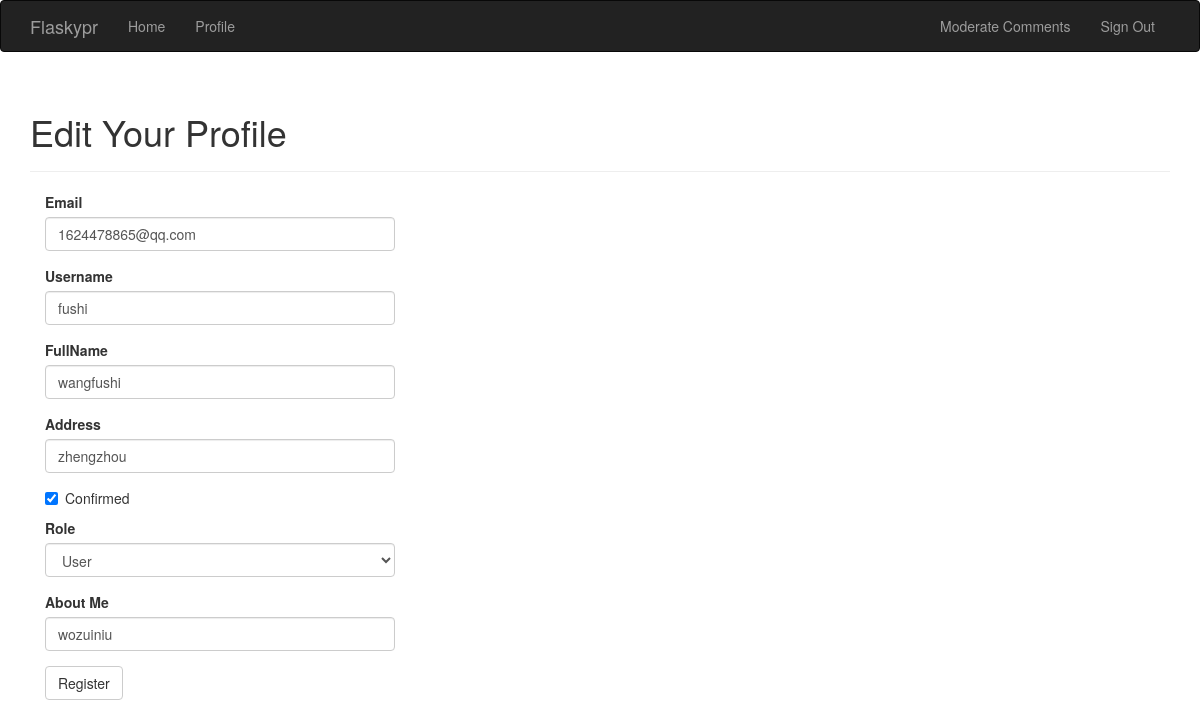
/edit-profile/1 (signed in), run on an earlier commit of the app's database.
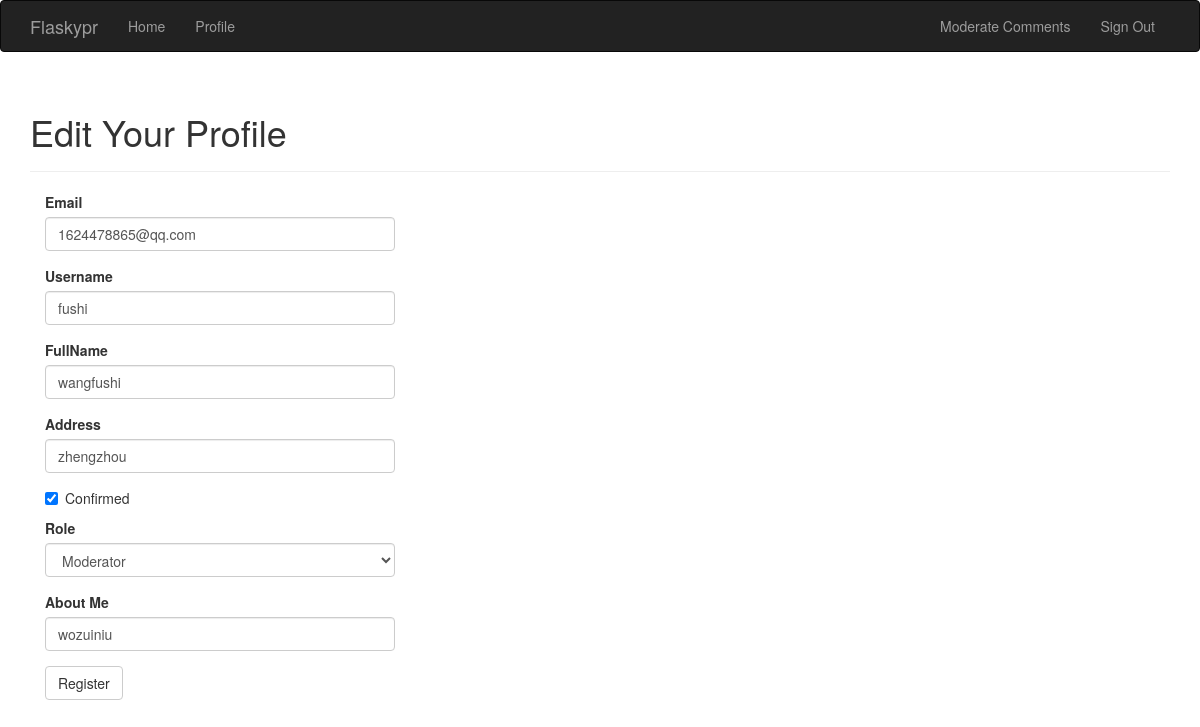
And on a later commit of the database.
### app/models.py (models this page shows, shortened)
class User(UserMixin, db.Model):
    __tablename__ = 'users'
    id = db.Column(db.Integer, primary_key=True)
    username = db.Column(db.String(64), unique=True, index=True)
    email = db.Column(db.String(64), unique=True, index=True)
    role_id = db.Column(db.Integer, db.ForeignKey('roles.id'))
    password_hash = db.Column(db.String(128))
    confirmed = db.Column(db.Boolean, default=False)
    name = db.Column(db.String(64))
    location = db.Column(db.String(64))
    about_me = db.Column(db.Text())
    member_since = db.Column(db.DateTime(), default=datetime.datetime.utcnow)
    last_seen = db.Column(db.DateTime(), default=datetime.datetime.utcnow)
    avatar_hash = db.Column(db.String(32))
    posts = db.relationship('Post', backref='author', lazy='dynamic')
    followed = db.relationship('FollowT',
                               foreign_keys=[FollowT.follower_id],
                               backref=db.backref('follower', lazy='joined'),
                               lazy='dynamic', cascade='all, delete-orphan')
    followers = db.relationship('FollowT',
                                foreign_keys=[FollowT.followed_id],
                                backref=db.backref('followed', lazy='joined'),
                                lazy='dynamic',
                                cascade='all, delete-orphan')
    comments = db.relationship('Comment', backref='author', lazy='dynamic')
    def ping(self):
        self.last_seen = datetime.datetime.utcnow()
        db.session.add(self)
    @property
    def password(self):
        raise AttributeError('password is not a readable attribute')
    def can(self, perm):
        return self.role is not None and self.role.has_permission(perm)

### app/main/views.py (the view, shortened to what this page needs)
@main.route('/edit-profile/<int:id>', methods=['GET', 'POST'])
@login_required
@admin_required
def edit_profile_admin(id):
    user = User.query.get_or_404(id)
    form = EditProfileAdminForm(user=user)
    form.email.data = user.email
    form.username.data = user.username
    form.confirmed.data = user.confirmed
    form.role.data = user.role_id
    form.name.data = user.name
    form.address.data = user.location
    form.about_me.data = user.about_me
    return render_template('edit_profile.html', form=form, user=user)

### app/main/forms.py (shortened to what this page needs)
class EditProfileAdminForm(FlaskForm):
    email = StringField('Email', validators=[DataRequired(), Length(1, 64), Email()])
    username = StringField('Username', validators=[DataRequired(), Length(1, 64),
                                                   Regexp('^[A-Za-z][A-Za-z0-9_.]*$', 0,
                                                          'Username must have only letters, numbers,dots or underscores')])
    name = StringField('FullName', validators=[DataRequired(), Length(1, 64), Regexp('^[A-Za-z]+\s*\w$', 0)])
    address = StringField('Address', validators=[DataRequired(), Length(1, 64)])
    confirmed = BooleanField('Confirmed')
    role = SelectField('Role', coerce=int)
    about_me = StringField('About Me', validators=[Length(0, 100)])
    submit = SubmitField('Register')
    def __init__(self, user, *args, **kwargs):
        super(EditProfileAdminForm, self).__init__(*args, **kwargs)
        self.role.choices = [(role.id, role.name) for role in Role.query.order_by(Role.name).all()]
        self.user = user

### app/main/__init__.py (called while the page is built)
@main.app_context_processor
def inject_permissions():
    return dict(Permission=Permission)

### app/templates/edit_profile.html (shortened to what this page needs)
{% extends 'base.html'%}
{% import 'bootstrap/wtf.html' as wtf %}
{% block page_content %}
<div class="page-header">
    <h1>Edit Your Profile</h1>
</div>
<div class="col-md-4">
    {{ wtf.quick_form(form)}}
</div>
{% endblock%}

What changed in the data, as far as the page shows it:
changed User "1624478865@qq.com": role "User" → "Moderator"
